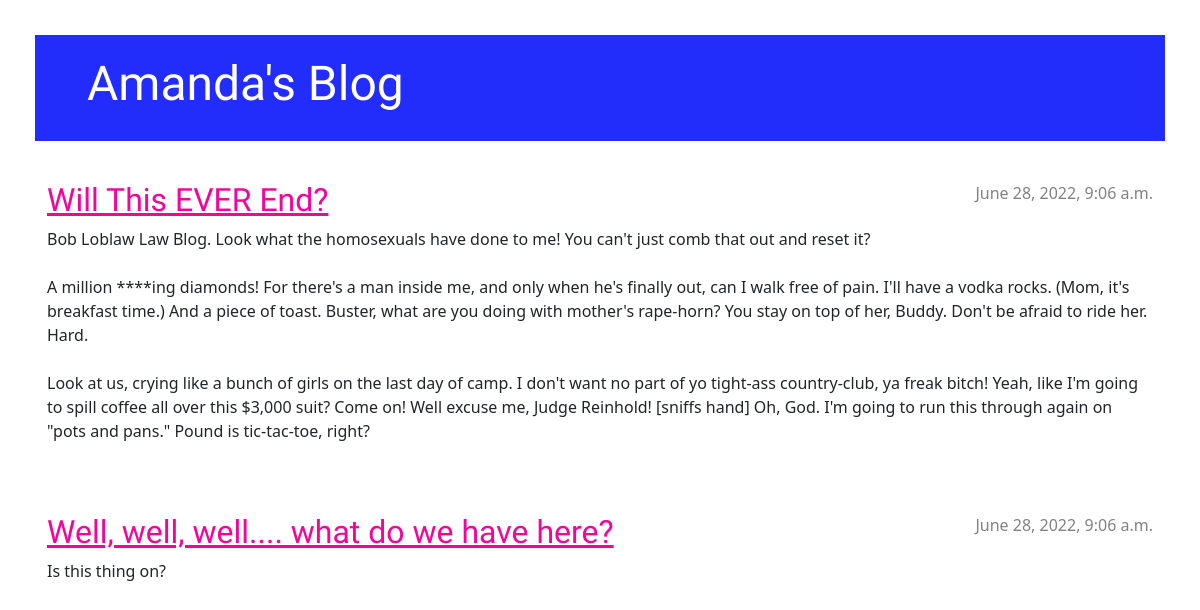
The page / on the database its author committed.
### blog/models.py (models this page shows, shortened)
class Post(models.Model): #this line defines our model (it is an object)
    author = models.ForeignKey(settings.AUTH_USER_MODEL, on_delete=models.CASCADE)
    title = models.CharField(max_length=200)
    text = models.TextField()
    created_date = models.DateTimeField(default=timezone.now)
    published_date = models.DateTimeField(blank=True, null=True)

### blog/views.py (the view)
# urls.py: path('', views.post_list, name='post_list'),
def post_list(request):
    posts = Post.objects.filter(published_date__lte=timezone.now()).order_by('published_date')
    return render(request, 'blog/post_list.html', {'posts': posts})

### blog/templates/blog/post_list.html (shortened to what this page needs)
{% extends 'blog/base.html' %}
{% load static %}
    {% block content %}
    {% for post in posts %}
    <article class="post">
        <time class="date">
            {{ post.published_date }}
        </time>
        <h2><a href="{% url 'post_detail' pk=post.pk %}">{{ post.title }}</a></h2>
        <p>{{ post.text|linebreaksbr }}</p>
    </article>
    {% endfor %}
    {% endblock %}

### blog/static/css/blog.css (style rules this page uses)
body { padding: 35px; }
h1, h2, h3, h4 { font-family: 'Lobster', cursive; }
.date { color: #828282; }
.post { margin-bottom: 70px; }
.post h2 a, .post h2 a:visited { color: #f00699; }
.post>.date, .post>.actions { float: right; }

### rows shown on the page
Post: published_date "June 28, 2022, 9:06 a.m.", title "Will This EVER End?", text "Bob Loblaw Law Blog. Look what the homosexuals have done to me! You can't just comb that out and reset it? A million ****ing diamonds! For there's a man inside me, and only when he's finally out, can I walk free of pain. I'll have a vodka rocks. (Mom, it's breakfast time.) And a piece of toast. Buster, what are you doing with mother's rape-horn? You stay on top of her, Buddy. Don't be afraid to ride her. Hard. Look at us, crying like a bunch of girls on the last day of camp. I don't want no part of yo tight-ass country-club, ya freak bitch! Yeah, like I'm going to spill coffee all over this $3,000 suit? Come on! Well excuse me, Judge Reinhold! [sniffs hand] Oh, God. I'm going to run this…"
Post: published_date "June 28, 2022, 9:06 a.m.", title "Well, well, well.... what do we have here?", text "Is this thing on?"
